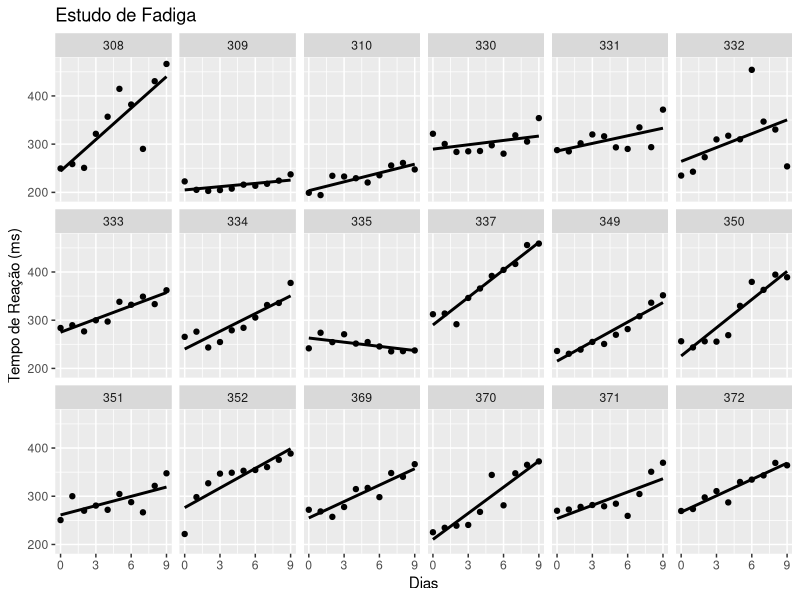

The R source for this figure:
## ---- chunk 1
library(ggplot2)
library(lme4)
knitr::opts_chunk$set(
  collapse = TRUE,
  comment = "#>",
  echo=FALSE, 
  message=FALSE,
  fig.width=6,
  fig.height=4
)
## ---- chunk 2
ggplot(sleepstudy, aes(x=Days, y=Reaction)) + 
  geom_point() + 
  scale_x_continuous(breaks=seq(0, 9, 3)) +
  labs(x="Dias", y="Tempo de Reação (ms)", title="Estudo de Fadiga") +
  geom_smooth(method="lm", se=FALSE, color="black") + 
  facet_wrap(~ Subject, nrow=3)
## ---- chunk 3
library(lme4)
## ---- chunk 4
str(sleepstudy)
head(sleepstudy)
